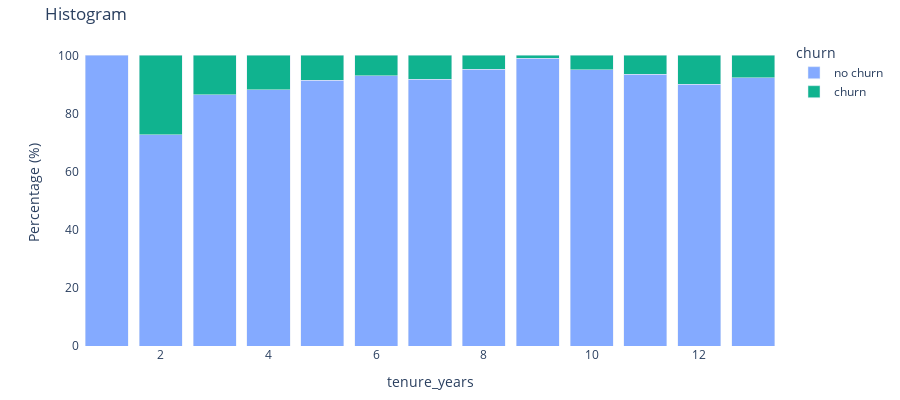

Notebook code for this chart:
### Markdown cell above
# Categorical

### Code cell
tenure_years = plot_categorical(df, 'tenure_years')
tenure_years

### Figure 1 — Plotly figure (JSON) as saved in the notebook; plotly's stock layout.template omitted (floating-point values rounded to 4 significant figures)
{"data": [{"alignmentgroup": "True", "hovertemplate": "churn=no churn<br>tenure_years=%{x}<br>percentage=%{y}<extra></extra>", "legendgroup": "no churn", "marker": {"color": "#84aaff", "pattern": {"shape": ""}}, "name": "no churn", "offsetgroup": "no churn", "orientation": "v", "showlegend": true, "textposition": "auto", "type": "bar", "x": [1, 2, 3, 4, 5, 6, 7, 8, 9, 10, 11, 12, 13], "xaxis": "x", "y": [100, 72.73, 86.39, 88.15, 91.37, 92.89, 91.75, 95.15, 98.91, 95.06, 93.51, 90, 92.31], "yaxis": "y"}, {"alignmentgroup": "True", "hovertemplate": "churn=churn<br>tenure_years=%{x}<br>percentage=%{y}<extra></extra>", "legendgroup": "churn", "marker": {"color": "#10b38f", "pattern": {"shape": ""}}, "name": "churn", "offsetgroup": "churn", "orientation": "v", "showlegend": true, "textposition": "auto", "type": "bar", "x": [2, 3, 4, 5, 6, 7, 8, 9, 10, 11, 12, 13], "xaxis": "x", "y": [27.27, 13.61, 11.85, 8.632, 7.108, 8.251, 4.854, 1.087, 4.938, 6.486, 10, 7.692], "yaxis": "y"}], "layout": {"bargap": 0.2, "barmode": "stack", "height": 400, "legend": {"title": {"text": "churn"}, "tracegroupgap": 0}, "margin": {"b": 30, "t": 40}, "paper_bgcolor": "rgba(0,0,0,0)", "plot_bgcolor": "rgba(0,0,0,0)", "title": {"text": "Histogram"}, "xaxis": {"anchor": "y", "domain": [0, 1], "title": {"text": "tenure_years"}}, "yaxis": {"anchor": "x", "domain": [0, 1], "title": {"text": "Percentage (%)"}}}}
